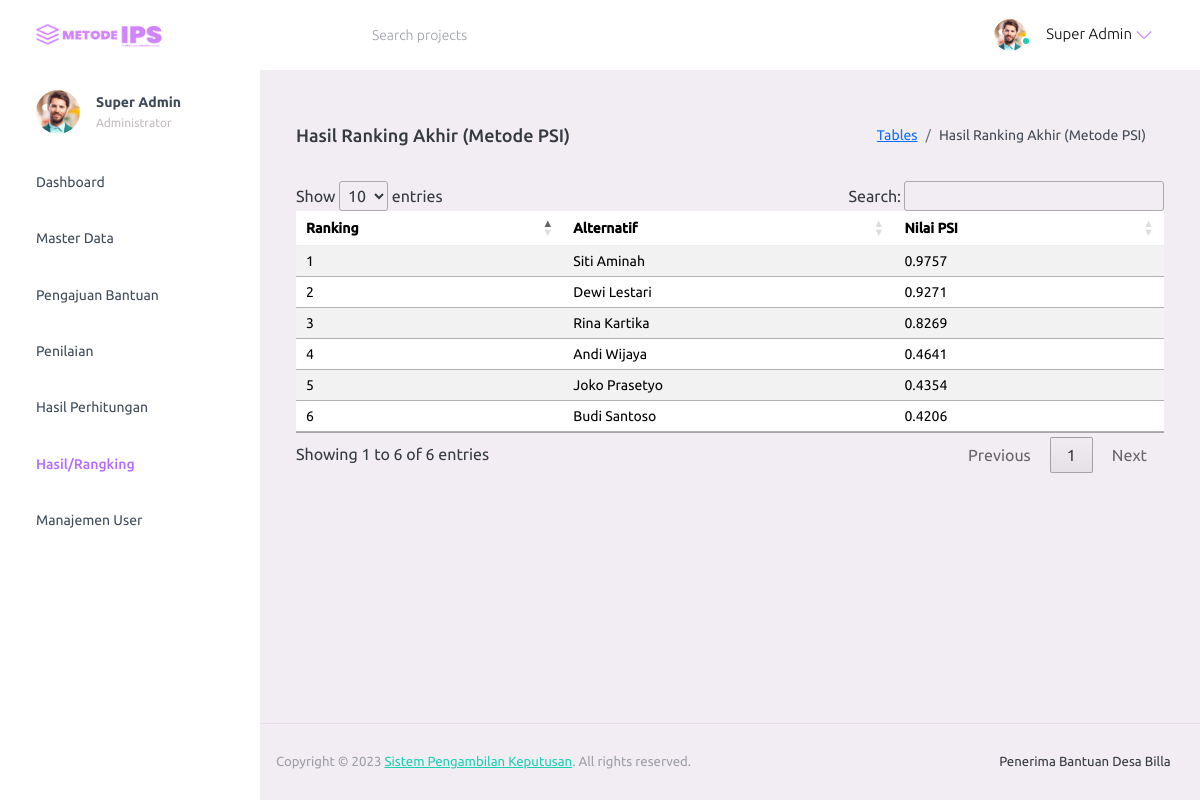
Page /hasil_rangking.php (signed in) on the committed database.
### tables this page shows
CREATE TABLE IF NOT EXISTS `hasil_psi` (
  `id` int NOT NULL AUTO_INCREMENT,
  `id_pengajuan` int NOT NULL,
  `nilai_psi` float NOT NULL,
  `ranking` int DEFAULT NULL,
  PRIMARY KEY (`id`),
  KEY `id_pengajuan` (`id_pengajuan`)
);

CREATE TABLE IF NOT EXISTS `pengajuan_bantuan` (
  `id_pengajuan` int NOT NULL AUTO_INCREMENT,
  `user_id` int NOT NULL,
  `nama_lengkap` varchar(150) NOT NULL,
  `nik` varchar(50) NOT NULL,
  `alamat` text NOT NULL,
  `no_hp` varchar(20) NOT NULL,
  `jenis_bantuan` varchar(100) NOT NULL,
  `tanggal_pengajuan` timestamp NULL DEFAULT CURRENT_TIMESTAMP,
  PRIMARY KEY (`id_pengajuan`),
  UNIQUE KEY `nik` (`nik`),
  KEY `user_id` (`user_id`)
);

### hasil_rangking.php (the view, shortened to what this page needs)
<?php
require_once 'db.php';
$query = "
    SELECT
        h.id_pengajuan,
        p.nama_lengkap,
        h.nilai_psi,
        h.ranking
    FROM hasil_psi h
    JOIN pengajuan_bantuan p ON h.id_pengajuan = p.id_pengajuan
    ORDER BY h.ranking ASC
";
$result = mysqli_query($conn, $query);
include('header.php');
?>
<div class="main-panel">
    <div class="content-wrapper">
        <div class="page-header">
            <h3 class="page-title"> Hasil Ranking Akhir (Metode PSI)</h3>
            <nav aria-label="breadcrumb">
                <ol class="breadcrumb">
                    <li class="breadcrumb-item"><a href="#">Tables</a></li>
                    <li class="breadcrumb-item active" aria-current="page">Hasil Ranking Akhir (Metode PSI)</li>
                </ol>
            </nav>
        </div>
        <div class="row">
            <div class="col-lg-12 grid-margin stretch-card">
                <div class="card-body">
                    <table id="rankingTable" class="table table-striped">
                        <thead>
                            <tr>
                                <th>Ranking</th>
                                <th>Alternatif</th>
                                <th>Nilai PSI</th>
                            </tr>
                        </thead>
                        <tbody>
                            <?php while ($row = mysqli_fetch_assoc($result)): ?>
                                <tr <?= $row['ranking'] == 1 ? 'style="background-color:#d4edda;"' : '' ?>>
                                    <td><?= $row['ranking'] ?></td>
                                    <td><?= htmlspecialchars($row['nama_lengkap']) ?></td>
                                    <td><?= number_format($row['nilai_psi'], 4) ?></td>
                                </tr>
                            <?php endwhile; ?>
                        </tbody>
                    </table>
                </div>
            </div>
        </div>
    </div>
    <?php include('footer.php'); ?>
    <link rel="stylesheet" href="https://cdn.datatables.net/1.13.6/css/jquery.dataTables.min.css">

### rows in the picture
hasil_psi: ranking "1", id_pengajuan.nama_lengkap "Siti Aminah", nilai_psi "0.9757"
hasil_psi: ranking "2", id_pengajuan.nama_lengkap "Dewi Lestari", nilai_psi "0.9271"
hasil_psi: ranking "3", id_pengajuan.nama_lengkap "Rina Kartika", nilai_psi "0.8269"
hasil_psi: ranking "4", id_pengajuan.nama_lengkap "Andi Wijaya", nilai_psi "0.4641"
hasil_psi: ranking "5", id_pengajuan.nama_lengkap "Joko Prasetyo", nilai_psi "0.4354"
hasil_psi: ranking "6", id_pengajuan.nama_lengkap "Budi Santoso", nilai_psi "0.4206"

### other values in the picture
$username "Super Admin"
